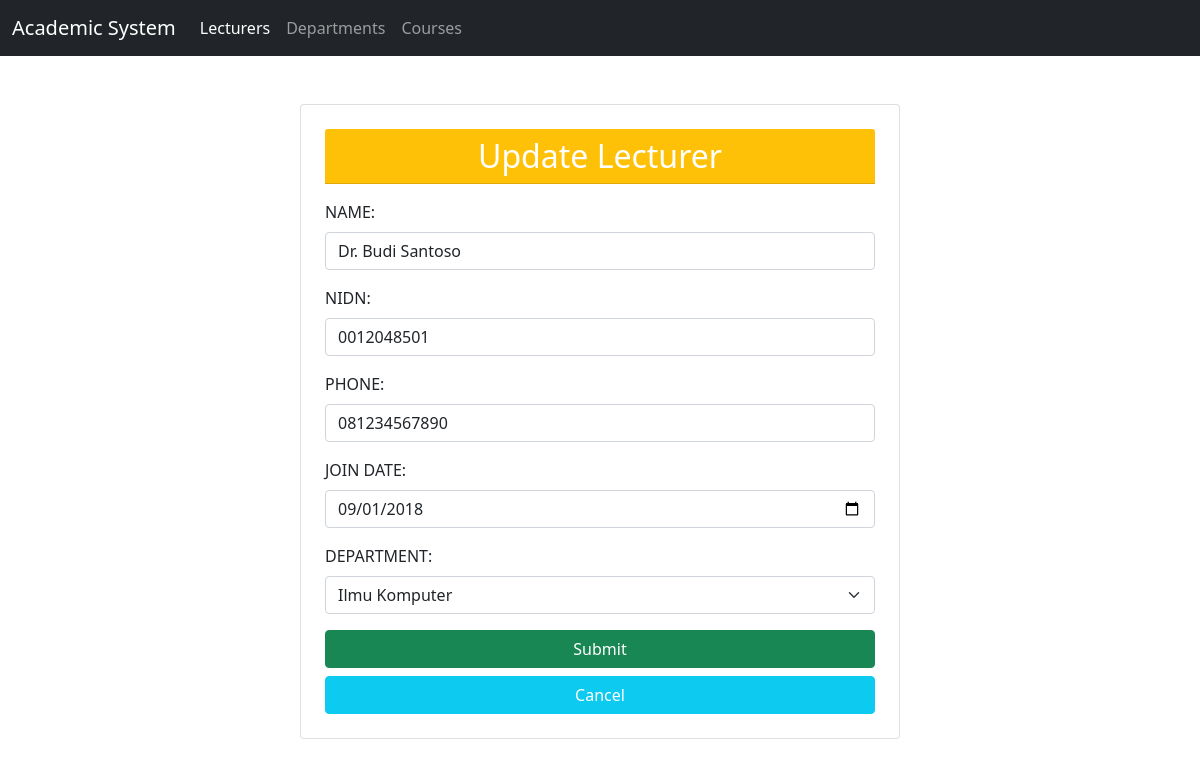
/Project/index.php?controller=lecturer&action=edit&id=1, run on the app's committed database.
### tables this page shows
CREATE TABLE IF NOT EXISTS lecturers (
    id INT AUTO_INCREMENT PRIMARY KEY,
    name VARCHAR(100) NOT NULL,
    nidn VARCHAR(30) NOT NULL UNIQUE,
    phone VARCHAR(25) NOT NULL,
    join_date DATE NOT NULL,
    department_id INT NULL,
    CONSTRAINT fk_lecturer_department
        FOREIGN KEY (department_id) REFERENCES departments(id)
        ON DELETE SET NULL
        ON UPDATE CASCADE
);

CREATE TABLE IF NOT EXISTS departments (
    id INT AUTO_INCREMENT PRIMARY KEY,
    name VARCHAR(100) NOT NULL,
    code VARCHAR(20) NOT NULL UNIQUE,
    faculty VARCHAR(100) NOT NULL
);

### Project/controllers/LecturerController.php (called while the page is built, shortened)
<?php
require_once __DIR__ . '/../models/Lecturer.php';
require_once __DIR__ . '/../models/Department.php';
class LecturerController {
    private $lecturerModel;
    private $departmentModel;
    public function __construct() {
        $this->lecturerModel = new Lecturer();
        $this->departmentModel = new Department();
    }
    public function edit($id) {
        $lecturer = $this->lecturerModel->getById($id);
        $departments = $this->departmentModel->getAll();
        require __DIR__ . '/../views/lecturers/edit.php';
    }
}
?>

### Project/config/Database.php (called while the page is built, shortened)
<?php
class Database {
    private $host = "localhost";
    private $username = "root";
    private $password = "";
    private $dbname = "tp_mvc25";
    public function __construct() {
        try {
            $this->conn = new PDO("mysql:host={$this->host};dbname={$this->dbname};charset=utf8mb4", $this->username, $this->password);
        } catch (PDOException $e) {
            die("Koneksi database gagal: " . $e->getMessage());
        }
    }
}
?>

### Project/models/Lecturer.php (called while the page is built, shortened)
<?php
require_once __DIR__ . '/../config/Database.php';
class Lecturer {
    private $db;
    public function __construct() {
        $this->db = (new Database())->conn;
    }
    public function getById($id) {
        $stmt = $this->db->prepare("SELECT * FROM lecturers WHERE id = ?");
        $stmt->execute([$id]);
        return $stmt->fetch();
    }
}
?>

### Project/models/Department.php (called while the page is built, shortened)
<?php
require_once __DIR__ . '/../config/Database.php';
class Department {
    private $db;
    public function __construct() {
        $this->db = (new Database())->conn;
    }
    public function getAll() {
        $stmt = $this->db->prepare("SELECT * FROM departments ORDER BY id ASC");
        $stmt->execute();
        return $stmt->fetchAll();
    }
}
?>

### Project/views/lecturers/edit.php (the view, shortened to what this page needs)
<?php
require __DIR__ . '/../layout/header.php';
?>
<div class="col-lg-6 m-auto">
  <form method="post" action="index.php?controller=lecturer&action=update">
    <br><br>
    <div class="card p-4">
      <div class="card-header bg-warning mb-3">
        <h2 class="text-white text-center mb-0">Update Lecturer</h2>
      </div>
      <label class="form-label">NAME:</label>
      <input type="text" name="name" value="<?= htmlspecialchars($lecturer['name'], ENT_QUOTES, 'UTF-8') ?>" class="form-control mb-3" required>
      <label class="form-label">NIDN:</label>
      <input type="text" name="nidn" value="<?= htmlspecialchars($lecturer['nidn'], ENT_QUOTES, 'UTF-8') ?>" class="form-control mb-3" required>
      <label class="form-label">PHONE:</label>
      <input type="text" name="phone" value="<?= htmlspecialchars($lecturer['phone'], ENT_QUOTES, 'UTF-8') ?>" class="form-control mb-3" required>
      <label class="form-label">JOIN DATE:</label>
      <input type="date" name="join_date" value="<?= htmlspecialchars($lecturer['join_date'], ENT_QUOTES, 'UTF-8') ?>" class="form-control mb-3" required>
      <label class="form-label">DEPARTMENT:</label>
      <select name="department_id" class="form-select mb-3">
        <?php foreach ($departments as $dept): ?>
          <option value="<?= (int)$dept['id'] ?>" <?= ((int)$lecturer['department_id'] === (int)$dept['id']) ? 'selected' : '' ?>>
            <?= htmlspecialchars($dept['name'], ENT_QUOTES, 'UTF-8') ?>
          </option>
        <?php endforeach; ?>
      </select>
      <button class="btn btn-success mb-2" type="submit" name="submit">Submit</button>
      <a class="btn btn-info text-white" href="index.php?controller=lecturer&action=index">Cancel</a>
    </div>
  </form>
</div>
<?php
require __DIR__ . '/../layout/footer.php';
?>

### data on the page
lecturers: name "Dr. Budi Santoso", nidn "0012048501", phone "081234567890", join_date "09/01/2018", department_id "Ilmu Komputer"
